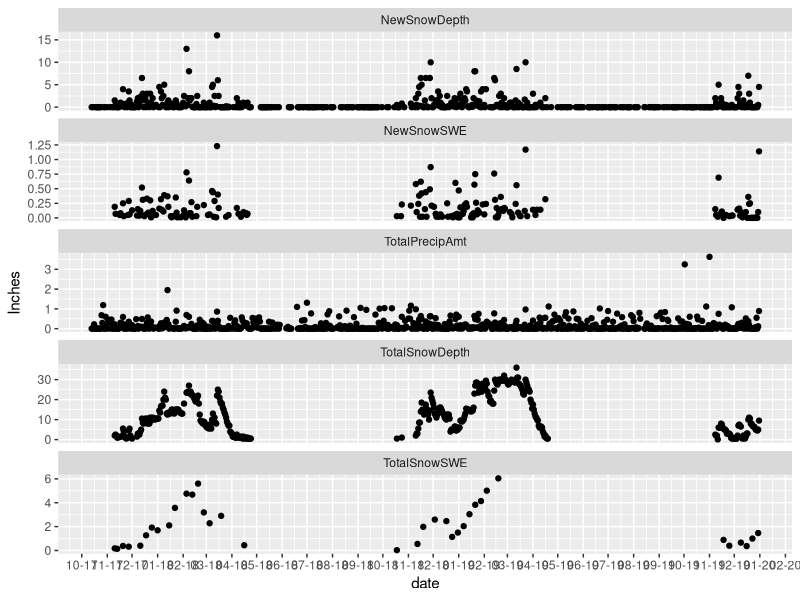

Write R code to recreate this figure.
# Compile daily precipitation data downloaded from https://www.cocorahs.org/ using (http://data.cocorahs.org/cocorahs/export/exportmanager.aspx)
# on 2020-04-20
# Units are in inches


# Load packages
  library("tidyverse")
  library("lubridate")
  
# Read in data
  fra <- read_csv("Data/DailyPrecip_FranklinCoVT_downloadedCOCORAHS_2020-04-20.csv", col_types = cols())
  orl <- read_csv("Data/DailyPrecip_OrleansCoVT_downloadedCOCORAHS_2020-04-20.csv", col_types = cols())
  # Bind together & tidy
  all <- bind_rows(fra, orl) %>% 
    rename(date = ObservationDate) %>% 
    mutate(date = mdy(date)) %>% 
    mutate_at(vars(c(TotalPrecipAmt:TotalSnowSWE)),
              list(~as.numeric(.))) %>% 
    filter(grepl('Swanton|Sheldon|St. Albans|Montgomery|Westfield', StationName)) %>% 
    filter((StationName == "Montgomery 5.0 SE" & (date >= ymd("2014-01-01") & date <= ymd("2014-08-30"))) |
             (StationName == "Westfield 0.7 WNW" & (date > ymd("2014-08-30") & date <= ymd("2019-12-31"))) |
             (StationName == "St. Albans 1.9 NNE" & (date >= ymd("2014-01-13") & date < ymd("2015-10-21"))) |
             (StationName == "Swanton 0.2 E" & (date >= ymd("2015-10-21") & date <= ymd("2016-12-13"))) |
             (StationName == "Swanton 0.5 NNE" & (date >= ymd("2017-02-13") & date <= ymd("2019-12-31")))) %>% 
    mutate(site = ifelse(grepl('Montgomery|Westfield', StationName), "Wade", "Hungerford")) %>% 
    select(date, site, StationNumber, StationName, Latitude, Longitude, TotalPrecipAmt:TotalSnowSWE) %>% 
    arrange(site, date)

# How I chose stations and date ranges above 
  # all %>% 
  #   arrange(date) %>% 
  #   group_by(StationName) %>% 
  #   summarize(first = first(date),
  #             last = last(date))
  
  #   StationName        first      last      
  #   <chr>              <date>     <date>    
  # 1 Montgomery 5.0 SE  2014-01-01 2014-08-30
  # 2 St. Albans 1.9 NNE 2014-01-13 2017-01-30
  # 3 Swanton 0.2 E      2015-10-21 2016-12-13
  # 4 Swanton 0.5 NNE    2017-02-13 2020-04-20
  # 5 Westfield 0.7 WNW  2014-01-01 2020-04-20
  
# Let's look at data for > 2017-08-01 & < 2019-12-31
  # Wade
  all %>%
    filter(site == "Wade") %>% 
    filter(date >= ymd("2017-10-01") & date <= ymd("2019-12-31")) %>% 
    pivot_longer(cols = c(TotalPrecipAmt:TotalSnowSWE), names_to = "var", values_to = "value") %>% 
    ggplot(aes(x = date, y = value)) +
    facet_wrap(~var, scales = "free_y", ncol = 1) +
    geom_point() +
    ylab("Inches") +
    scale_x_date(date_breaks = "1 month", date_labels = "%m-%y")
  
# Write to CSV
  all %>% write_csv("Data/dailyPrecip_cocorahs_compiled.csv")
  